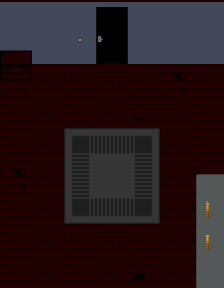

This is a level from a 2D game, rendered from its Tiled map with the project's own tilesets. A one-line summary and the complete map file follow:
An orthogonal 7x9 tile map with 32x32 px tiles, 5 tile layers (layer0, layer1, layer2, layer3, ...).

<map version="1.9" tiledversion="1.9.2" orientation="orthogonal" renderorder="right-down" width="7" height="9" tilewidth="32" tileheight="32" infinite="0" nextlayerid="6" nextobjectid="1">
 <tileset firstgid="1" source="res/add_more.tsx" />
 <layer id="5" name="layer0" width="7" height="9" locked="1">
  <data encoding="csv">
0,0,0,0,0,0,0,
0,0,0,0,0,0,0,
312,312,312,312,312,312,312,
312,312,312,312,312,312,312,
312,312,312,312,312,312,312,
312,312,312,312,312,312,0,
312,312,312,312,312,312,0,
312,312,312,312,312,312,0,
312,312,312,312,312,312,0
</data>
 </layer>
 <layer id="1" name="layer1" width="7" height="9" locked="1">
  <data encoding="csv">
153,153,153,153,153,153,153,
153,153,153,153,153,153,153,
119,120,119,120,119,137,119,
119,120,119,120,106,120,119,
119,120,80,175,176,120,119,
137,120,96,191,192,120,119,
119,120,112,128,208,120,119,
119,120,119,120,119,120,119,
119,120,119,120,122,120,119
</data>
 </layer>
 <layer id="2" name="layer2" width="7" height="9" locked="1">
  <data encoding="csv">
135,135,135,135,135,135,135,
0,0,0,0,0,0,0,
0,0,0,0,0,0,0,
0,0,0,0,0,0,0,
0,0,0,0,0,0,0,
0,0,0,0,0,0,0,
0,0,0,0,0,0,0,
0,0,0,0,0,0,0,
0,0,0,0,0,0,0
</data>
 </layer>
 <layer id="3" name="layer3" width="7" height="9" locked="1">
  <data encoding="csv">
0,0,0,9,0,0,0,
240,0,160,25,0,0,0,
256,0,0,0,0,0,0,
0,0,0,0,0,0,0,
0,0,0,0,0,0,0,
0,0,0,0,0,0,220,
0,0,0,0,0,0,236,
0,0,0,0,0,0,236,
0,0,0,0,0,0,236
</data>
 </layer>
 <layer id="4" name="layer4" width="7" height="9" locked="1">
  <data encoding="csv">
0,0,0,0,0,0,0,
0,0,0,0,0,0,0,
0,0,0,0,0,0,0,
0,0,0,0,0,0,0,
0,0,0,0,0,0,0,
0,0,0,0,0,0,0,
0,0,0,0,0,0,239,
0,0,0,0,0,0,223,
0,0,0,0,0,0,0
</data>
 </layer>
</map>
